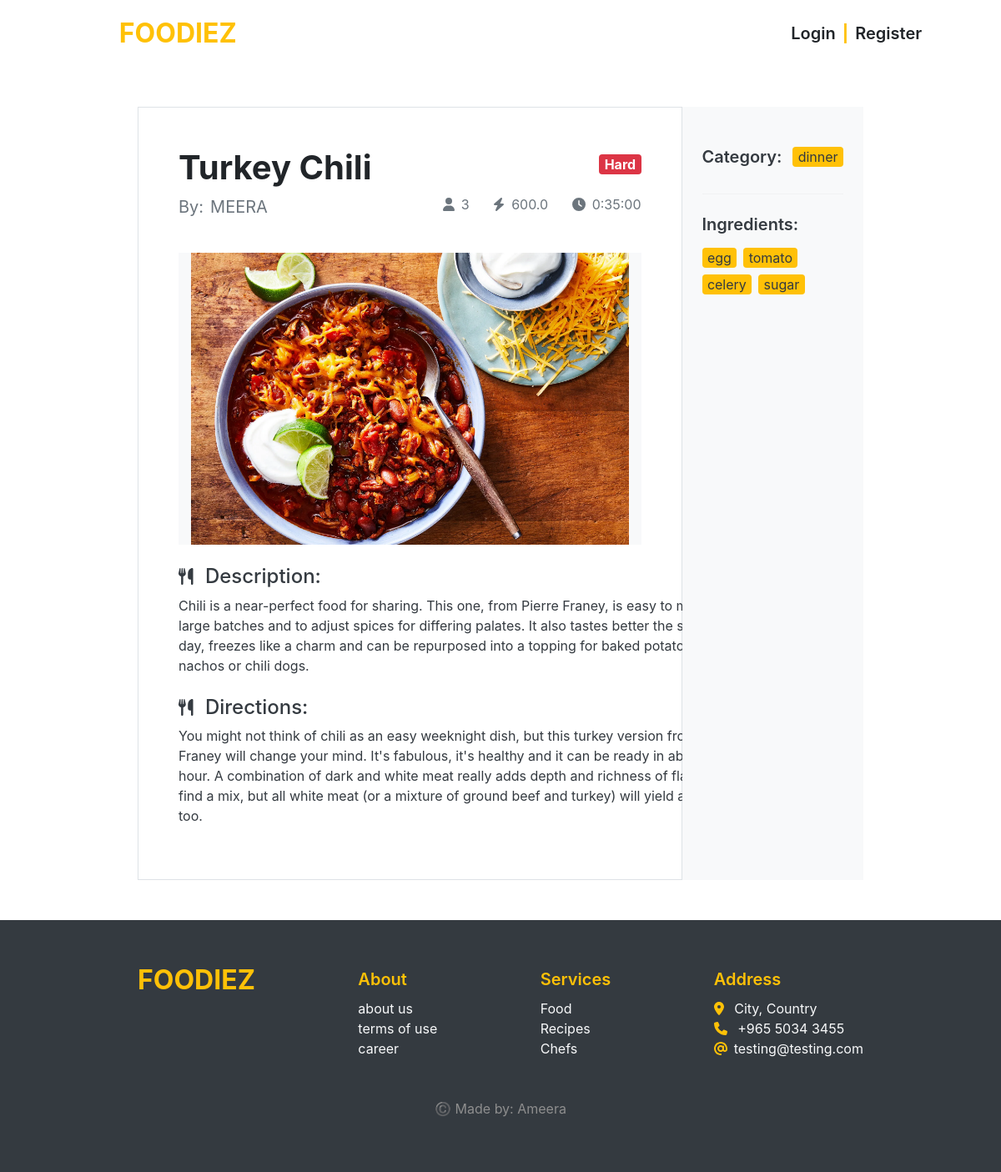
Screenshot of /recipe/28/ with the database file from the repository.
### food/models.py (models this page shows, shortened)
class Recipe(models.Model):
    difficulty_choices = [
        ("Easy", "Easy"),
        ("Medium", "Medium"),
        ("Hard", "Hard"),
    ]
    created_by = models.ForeignKey(User, on_delete=models.CASCADE, related_name="created_by")
    name = models.CharField(max_length=200)
    difficulty = models.CharField(choices=difficulty_choices, max_length=15)
    duration = models.DurationField(default= timedelta(minutes=30))
    calories = models.FloatField(validators=[MinValueValidator(1), MaxValueValidator(10000)])
    serving = models.PositiveIntegerField(default=1)
    category = models.ForeignKey(Category, on_delete=models.PROTECT ,related_name="category")
    ingredients = models.ManyToManyField(Ingredient, related_name="ingredients")
    image = models.ImageField(upload_to="recipes/", default= "static/placeholder.png") # add a default image in static files
    description = models.TextField()
    directions = models.TextField()
    editor_pick = models.BooleanField(default=False)

class Category(models.Model):
    name = models.CharField(max_length=100, unique=True)
    def __str__(self) -> str:
        return self.name

class Ingredient(models.Model):
    name = models.CharField(max_length=100, unique=True)

### food/views.py (the view)
# urls.py: path("recipe/<int:recipe_id>/", recipe_detail_view, name="recipe-detail"),
def recipe_detail_view(request, recipe_id):
    login_form = LoginForm()
    register_form = RegisterForm()
    recipe = Recipe.objects.get(id=recipe_id)
    context = {
        "recipe": recipe,
        "login_form": login_form,
        "register_form": register_form,
    }
    return render(request, "recipe_detail.html", context)

### food/templates/recipe_detail.html (shortened to what this page needs)
{% extends 'base.html' %}
{% block content %}
<section class="w-100 d-flex justify-content-center py-5">
    <div class="container w-75 d-flex">
        <div class="border w-75 p-5">
            <div class="d-flex justify-content-between align-items-center">
                <h1 class="fw-bold" style="text-transform: capitalize;">{{recipe.name}}</h1>
                {% if recipe.difficulty == "Easy" %}
                    <p><span class="badge text-bg-success fs-6">{{ recipe.difficulty }}</span></p>
                {% elif recipe.difficulty == "Medium" %}
                    <p><span class="badge text-bg-warning fs-6">{{ recipe.difficulty }}</span></p>
                {% elif recipe.difficulty == "Hard" %}
                    <p><span class="badge text-bg-danger fs-6">{{ recipe.difficulty }}</span></p>
                {% else %}
                    null
                {% endif %}
            </div>
            <div class="d-flex justify-content-between">
                <div class="d-flex text-muted fs-5">
                    <span class="me-2">By: </span>
                    <p class="text-uppercase">{{ recipe.created_by }}</p>
                </div>
                <div class="text-muted fs-6">
                    <span class="ms-4"><i class="fa-solid fa-user me-2"></i>{{ recipe.serving }}</span>
                    <span class="ms-4"><i class="fa-solid fa-bolt me-2"></i>{{ recipe.calories }}</span>
                    <span class="ms-4"><i class="fa-solid fa-clock me-2"></i>{{ recipe.duration }}</span>
                </div>
            </div>
            <div class="container bg-light mt-4">
                <center>
                    <img src="{{ recipe.image.url }}" alt="" class="img-fluid">
                </center>
            </div>
            <div class="mt-4 text-dark">
                <h5 class="fs-4"><i class="fa-solid fa-utensils me-2 fs-5"></i> Description:</h5>
                <p style="width: 65ch;">{{ recipe.description }}</p>
                <h5 class="mt-4 fs-4"><i class="fa-solid fa-utensils me-2 fs-5"></i> Directions: </h5>
                <p style="width: 70ch;">{{ recipe.directions }}</p>
            </div>
        </div>
        <div class="w-25 py-5 px-4 bg-light text-dark">
            <div class="d-flex justify-content-between align-items-center ">
                <h4 class="mb-3 fs-5 fw-semibold">Category: </h4>
                <p class="badge badge-warning fs-6 fw-normal text-dark">{{ recipe.category }}</p>
            </div>
            <hr>
            <div class="pt-2">
                <h4 class="mb-3 fs-5 fw-semibold">Ingredients: </h4>
                <div class="d-flex flex-wrap">
                    {% for ing in recipe.ingredients.all %}
                    <span class="badge badge-warning text-dark fs-6 fw-normal me-2 mb-2">{{ ing.name }}</span>
                    {% endfor %}
                </div>
            </div>
        </div>
    </div>
</section>
{% endblock content %}

### food/templates/base.html (shortened to what this page needs)
{% load bootstrap4 %}
{% bootstrap_css %}
{% load static %}
<!DOCTYPE html>
<html lang="en">
    <head>
        <link href="https://cdn.jsdelivr.net/npm/bootstrap@5.2.0/dist/css/bootstrap.min.css" rel="stylesheet">
        <link rel="stylesheet" href="{% static 'css/styles.css' %}">
    </head>
    <body >
        <header>
            <nav class="navbar navbar-expand-lg bg-white">
            <div class="container-fluid d-flex justify-content-center align-items-center w-100">
                <ul class="navbar-nav mb-2 mb-lg-0 d-flex justify-content-start align-items-center w-75">
                    <li class="nav-item fs-2 fw-bold mx-5"><a class="nav-link link-warning" href="{% url 'home' %}">FOODIEZ</a></li>
                </ul>
                <ul class="navbar-nav mb-2 mb-lg-0 d-flex align-items-center">
                    {% if request.user.is_authenticated %}
                    <li class="nav-item fs-5 fw-semibold mx-auto"><a class="nav-link link-dark" href="{% url 'logout' %}">Logout</a></li>
                    {% else %}
                    <li class="nav-item fs-5 fw-semibold mx-auto">
                        <a href="#" class="nav-link link-dark" data-bs-toggle="modal" data-bs-target="#login">
                    Login
                        </a>
                    </li>
                        {% include 'login.html' %}
                    <li class="nav-item fs-5 fw-bold text-warning">|</li>
                    <li class="nav-item fs-5 fw-semibold mx-auto">
                        <a href="#" class="nav-link link-dark" data-bs-toggle="modal" data-bs-target="#register">
                    Register
                        </a>
                    </li>
                    {% include 'register.html' %}
                    {% endif %}
                </ul>
            </div>
            </nav>
        </header>
        {% block content %}{% endblock content %}
        <footer class="m-auto bg-dark pt-5 pb-5">
            <div class="container w-75 mb-5 d-flex justify-content-between">
                <a class="link-warning fs-2 fw-bold m-0" href="{% url 'home' %}">FOODIEZ</a>
                <div class="d-flex flex-column">
                    <p class="fs-5 fw-semibold mt-2 mb-2 text-warning">About</p>
                    <a class="link-light" href="#">about us</a>
                    <a class="link-light" href="#">terms of use</a>
                    <a class="link-light" href="#">career</a>
                </div>
                <div class="d-flex flex-column">
                    <p class="fs-5 fw-semibold mt-2 mb-2 text-warning">Services</p>
                    <a class="link-light" href="#">Food</a>
                    <a class="link-light" href="#">Recipes</a>
                    <a class="link-light" href="#">Chefs</a>
                </div>
                <div class="d-flex flex-column text-light">
                    <p class="fs-5 fw-semibold mt-2 mb-2 text-warning">Address</p>
                    <p class="m-0"><i class="fa-solid fa-location-dot me-2 text-warning"></i> City, Country</p>
                    <p class="m-0"><i class="fa-solid fa-phone me-2 text-warning"></i> +965 5034 3455</p>
                    <p class="m-0"><i class="fa-solid fa-at me-2 text-warning"></i>testing@testing.com</p>
                </div>
            </div>
            <center class="mt-auto">
                <p class="footer-text fs-6">
                    ©️ Made by: Ameera
                </p>
            </center>
        </footer>
    </body>
</html>

### food/templates/login.html (shortened to what this page needs)
{% load bootstrap4 %}
{% bootstrap_css %}

### food/templates/register.html (shortened to what this page needs)
{% load bootstrap4 %}
{% bootstrap_css %}

### food/static/css/styles.css (style rules this page uses)
body { height: 100vh; font-family: 'inter', sans-serif; }
footer { margin: auto; }
.footer-text { color: rgb(142, 142, 142); }

### rows the page displays
Recipe: name "Turkey Chili", difficulty "Hard", created_by "MEERA", serving "3", calories "600.0", duration "0:35:00", image (picture), description "Chili is a near-perfect food for sharing. This one, from Pierre Franey, is easy to make in large batches and to adjust spices for differing palates. It also tastes better the second day, freezes like a charm and can be repurposed into a topping for baked potatoes, nachos or chili dogs.", directions "You might not think of chili as an easy weeknight dish, but this turkey version from Pierre Franey will change your mind. It's fabulous, it's healthy and it can be ready in about a half hour. A combination of dark and white meat really adds depth and richness of flavor, so try to find a mix, but all white meat (or a mixture of ground beef and turkey) will yield a stellar batch too.", category "dinner"
Ingredient: name "egg"
Ingredient: name "tomato"
Ingredient: name "celery"
Ingredient: name "sugar"
